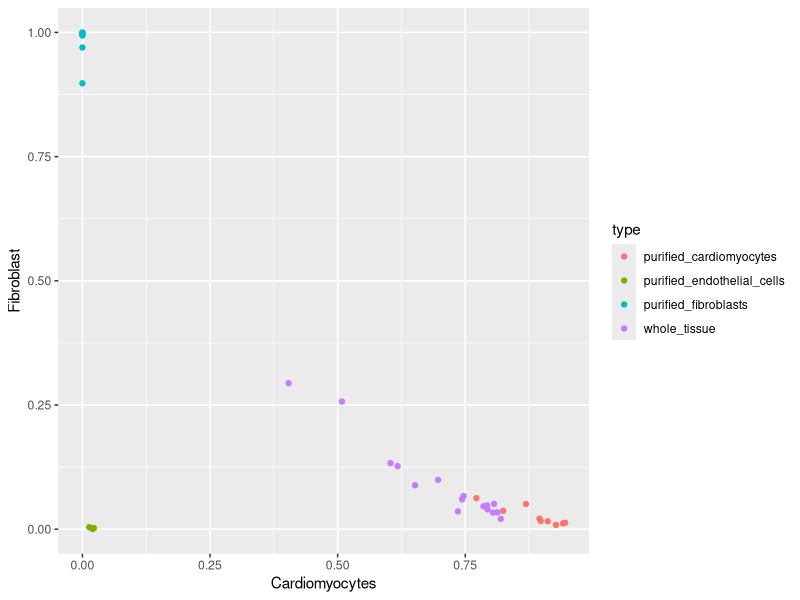
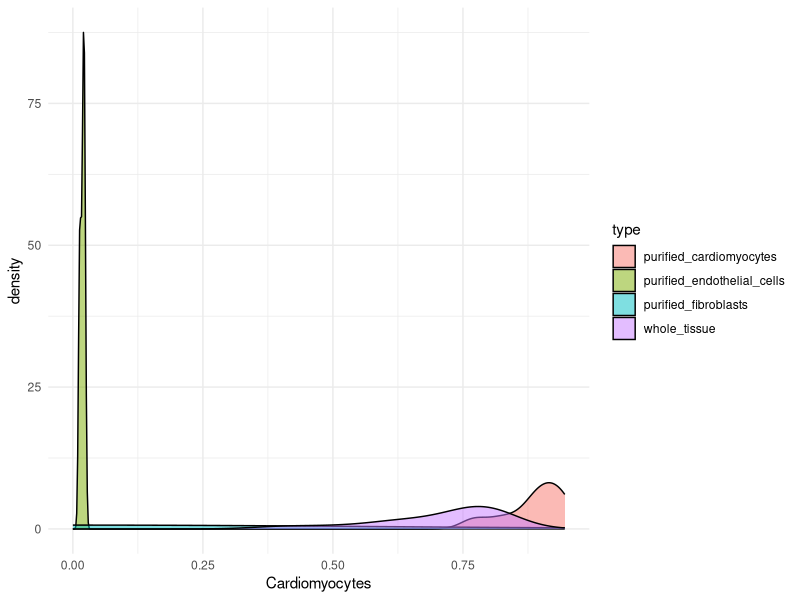

These charts were generated, in order, by the following R code: (Note: this script raises an error after producing the figures.)
## ---- chunk 1
# Load the data. The sample IDs were stored as the first row, so lets make those the row.names
cell_props <- read.csv("wrangling-files/cellProportions.csv",
                       row.names = 1)

head(cell_props)
## ---- chunk 2
rowSums(cell_props)
## ---- chunk 3
cell_phenos <- read.csv("wrangling-files/cellPhenotypes.csv",
                        row.names = 1)

str(cell_phenos)
## ---- chunk 4
# What unique values and how many of each are in the "genotype" field
table(cell_phenos$genotype)
## ---- chunk 5
# What unique values and how many of each are in the "type" field
table(cell_phenos$genotype, useNA = "ifany")
## ---- chunk 6
# Pull out the rows with missing genotypes
fraction_phenos <- subset(cell_phenos, is.na(genotype))
head(fraction_phenos)

# Using an exclamation point inverses true/false values in R. 
# Think of it as saying,"is NOT NA"
whole_phenos <- subset(cell_phenos, !is.na(genotype))
head(whole_phenos)
## ---- chunk 7
# Check if the sample names match 
rownames(cell_phenos) == rownames(cell_props)

# They don't, so lets reorder one to match the other
# This uses the cell_phenos rownames as a list to specify the order of indices 
cell_props <- cell_props[rownames(cell_phenos),]

# They should all be TRUE now
rownames(cell_phenos) == rownames(cell_props)

# Now we can merge them 
data_bind <- cbind(cell_phenos, cell_props)

head(data_bind)
## ---- chunk 8
# Specify row.names as the feature to merge by
data_merge <- merge(cell_phenos, cell_props, by = "row.names")

head(data_merge)
## ---- chunk 9
#| warning: false

library(tidyverse)

ggplot(data = data_merge, aes(x = Cardiomyocytes, y = Fibroblast, color = type))+
  geom_point()

ggplot(data = data_merge, aes(x = Cardiomyocytes, fill = type))+
  geom_density(alpha = 0.5) +
  theme_minimal()
## ---- chunk 10
knitr::include_graphics("wrangling-files/tidyr-longer-wider.gif")
## ---- chunk 11
data_long <- pivot_longer(data_merge, cols = c(Cardiomyocytes, Fibroblast, Endothelial.Cells, Macrophage, Pericytes.SMC), names_to = "cell.type", values_to = "proportion")

str(data_long)
## ---- chunk 12
# mutate is a tidy function from dplyr that helps make new columns based on formulas you give it
data_example <- mutate(.data = data_long, sample.id = as.character(Row.names))

# Select is another tidy function that subsets your data by column name 
data_example <- select(.data = data_example, -Row.names)

str(data_example)
## ---- chunk 13
# The default pipe looks like this |> 
# Think of it as saying, "Then, do this.."
data_long <- data_long |>
  mutate(sample.id = as.character(Row.names)) |> 
  select(-Row.names)
str(data_long)
## ---- chunk 14
data_long |> 
  ggplot(aes(x = sample.id, y = proportion, fill = cell.type))+
  geom_bar(position="fill", stat="identity")
## ---- chunk 15
data_long |> 
  filter(type != "whole_tissue") |> 
  ggplot(aes(x = sample.id, y = proportion, fill = cell.type))+
  geom_bar(position="fill", stat="identity")
## ---- chunk 16
data_long |> 
  filter(type != "whole_tissue") |> 
  ggplot(aes(x = sample.id, y = proportion, fill = cell.type))+
  geom_bar(position="fill", stat="identity", color = "black", width = 1) +
  facet_grid(cols=vars(type), scales = "free") +
  scale_fill_manual(values = c("#66C2A5","#FC8D62", "#8DA0CB", "#E78AC3", "#A6D854")) +
  theme_minimal() +
  theme(
    axis.title.x = element_blank(), 
    legend.title = element_blank(),
    legend.position = "bottom"
  ) +
  guides(x = guide_axis(angle = 45)) +
  labs(title = "Cell type proportions in purified control samples",
       y = "Cell Type Proportion")


